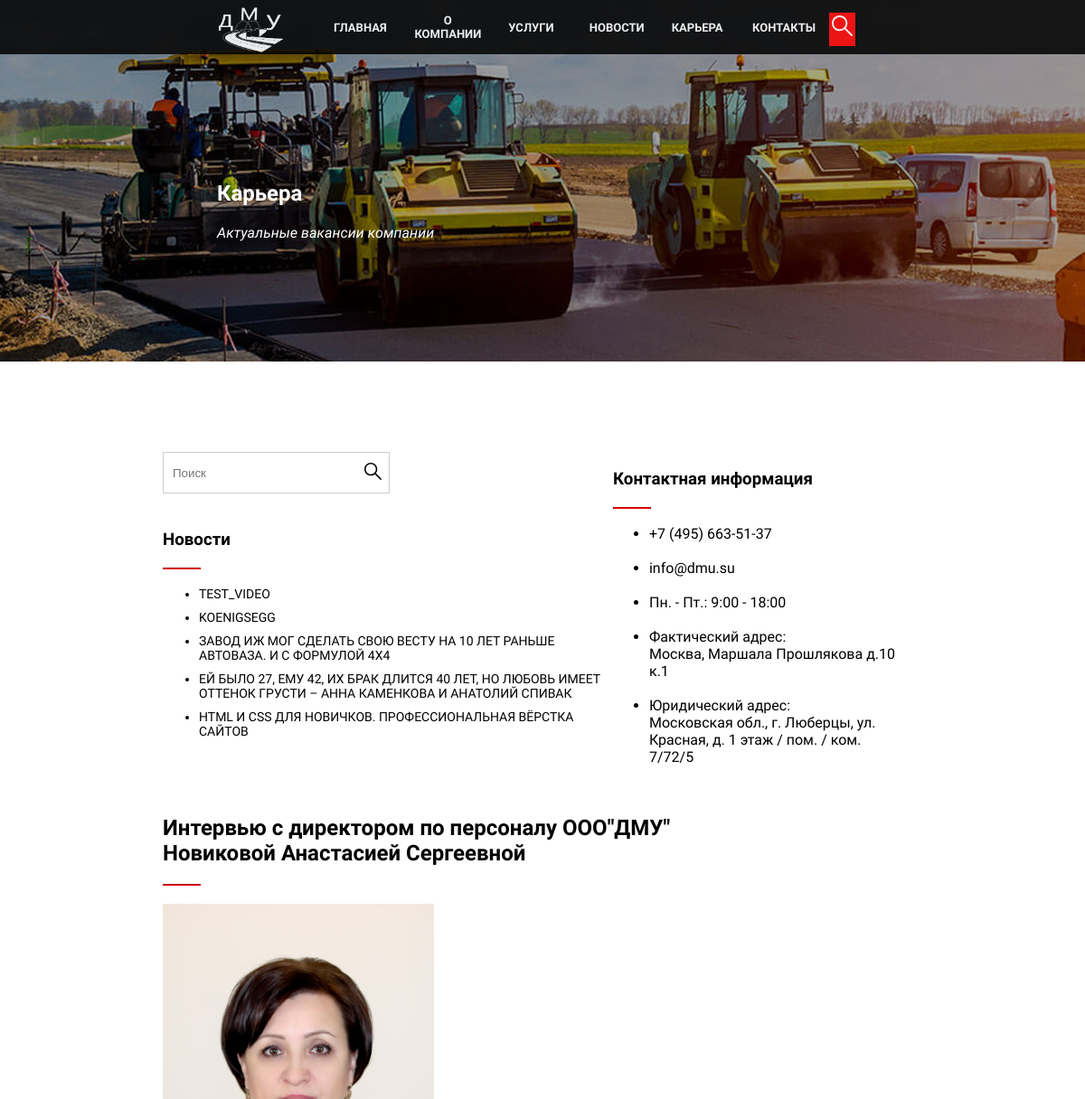
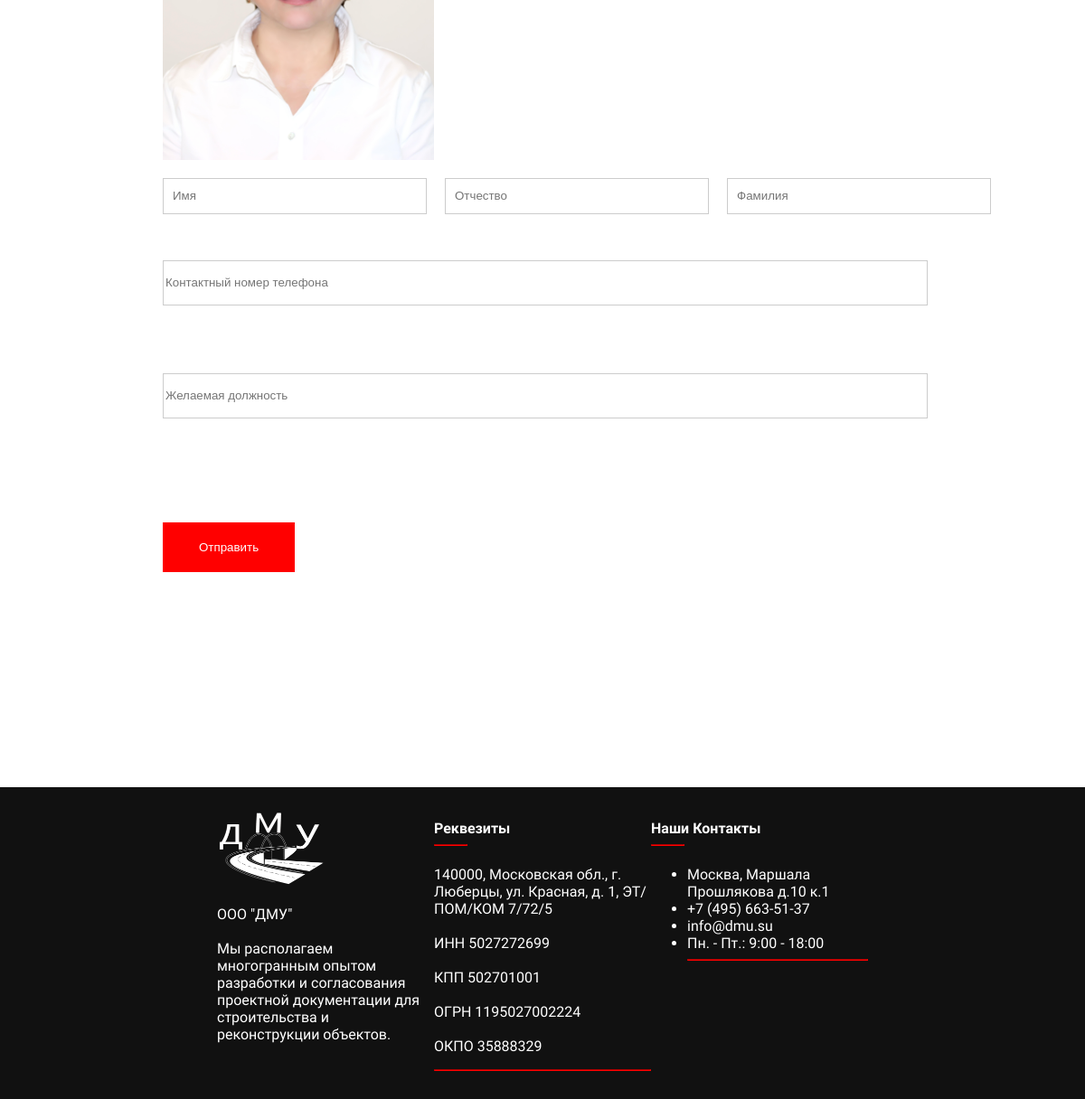
Page /career on the committed database (2 pictures, top to bottom).
### DMU/apps/main/models.py (models this page shows, shortened)
class New(models.Model):
	title = models.CharField('Title of New', max_length = 150)
	text = models.TextField('Text')
	image = models.ImageField('MAIN PHOTO', blank=True, upload_to="images/")
	video = models.FileField('VIDEO 3', upload_to='videos/', null=True, blank=True)
	text2 = models.TextField('Text 2', blank=True)
	image2 = models.ImageField('ADDITIOANL PHOTO', blank=True, upload_to="images/")
	video2 = models.FileField('VIDEO 2', upload_to='videos/', null=True, blank=True)
	text3 = models.TextField('Text 3', blank=True)
	image3 = models.ImageField('ADDITIOANL PHOTO 2', blank=True, upload_to="images/")
	video3 = models.FileField('VIDEO 3', upload_to='videos/', null=True, blank=True)
	text4 = models.TextField('Text 4', blank=True)
	pub_date = models.DateTimeField('Date of publish', default=timezone.now())

### DMU/apps/main/views.py (the view)
# urls.py: path('career', views.career, name='career'),
def career(request):
	if request.method == 'POST':
		data = json.loads(request.body)
		dic = {
			'Форма': 'Резюме',
			'Имя': data.get('name', None),
			'Отчество': data.get('patronymic', None),
			'Фамилия': data.get('surname', None),
			'Телефон': data.get('phone', None),
			'Желаемая должность': data.get('careerObjective', None)
		}
		NOT_DANGER = True
		for key in dic:
			if ">" in key or "<" in key or "WHERE" in key or "UNION" in key:
				NOT_DANGER = False
		if NOT_DANGER:
			PostCareer.objects.create(
				name = dic['Имя'],
				patronymic = dic['Отчество'],
				surname = dic['Фамилия'],
				phone = dic['Телефон'],
				message = dic['Желаемая должность']
			)
			additional.telegram(dic)
			additional.send_mail(dic)
		else:
			pass
		return render(request, 'main/contacts.html')
	elif request.method == 'GET':
		latest_news_list = New.objects.order_by('-pub_date')[:5]
		return render(request, 'main/career.html', {'latest_news_list': latest_news_list})

### DMU/templates/main/career.html (shortened to what this page needs)
{% extends 'index.html' %}
{% load static %}
{% block head %}
<head>
    <link rel="stylesheet" href="{% static 'styles/HeaderAndFooterModule.css' %}">
</head>
{% endblock head %}
{% block content %}
    <section class="intro">
        <div class="main-main-title-of-page">
            <h1 class="title-of-page">Карьера</h1>
            <p class="subtitle">Актуальные вакансии компании</p>
        </div>
    </section>
    <main>
        <section class="info-of-info">
            <aside class="aside">
                <section class="news">
                    <div class="news-block">
                        <label>
                            <form class="search-form">
                                <input type="text" placeholder="Поиск" class="get-search-from-page">
                                <button type="submit" class="btn-search"><img src="{% static 'images/loupeblack.svg' %}" alt="search-logo"
                                        class="search-logo"></button>
                            </form>
                        </label>
                        <h3 class="newstitle">Новости<hr></h3>
                        <ul class="news-list">
                            {% for a in latest_news_list %}
                            <li class="news-link">{{ a.title }}</li>
                            {% endfor %}
                        </ul>
                    </div>
                    <div class="contacts">
                        <h3 class="contact-block">Контактная информация<hr></h3>
                        <ul class="contacts-list">
                            <li class="contacts-list__element">+7 (495) 663-51-37</li><br>
                            <li class="contacts-list__element">info@dmu.su</li><br>
                            <li class="contacts-list__element">Пн. - Пт.: 9:00 - 18:00</li><br>
                            <li class="contacts-list__element">Фактический адрес: <br> Москва, Маршала Прошлякова д.10 к.1</li><br>
                            <li class="contacts-list__element">Юридический адрес: <br> Московская обл., г. Люберцы, ул. Красная, д. 1 этаж / пом. / ком. 7/72/5</li><br>
                        </ul>
                    </div>
                </section>
            </aside>
                <section class="main-and-form">
                    <section class="main-info">
                        <div class="interview">
                            <h2 class="main-info-title">Интервью с директором по персоналу ООО"ДМУ"<br> Новиковой Анастасией Сергеевной<hr></h2>
                            <img src="{% static 'images/unnamed.jpg' %}" width="300" height="auto" alt="portret" class="main_photo">
                        </div>
                    </section>
                    <div class="form__wrapper">
                        <label>
                            <form name="formCareer" class="form">
                                <div class="fio">
                                    <div class="name">
                                        <input type="text" name="input-name" placeholder="Имя" class="name-input" autocomplete="off">
                                    </div>
                                    <div class="father">
                                        <input type="text" name="input-father-name" placeholder="Отчество" class="father-input" autocomplete="off">
                                    </div>
                                    <div class="sername">
                                        <input type="text" name="sername-input" placeholder="Фамилия" class="sername-input" autocomplete="off">
                                    </div>
                                </div>
                                <div class="phone-and-long">
                                    <div class="phone">
                                        <input type="text" name="phone-input" placeholder="Контактный номер телефона" class="phone-input"
                                            autocomplete="off">
                                    </div>
                                    <div class="long">
                                        <input type="text" name="message-input" placeholder="Желаемая должность" class="message-input"
                                            autocomplete="off">
                                    </div>
                                </div>
                                <button type="submit" class="btn-submit">Отправить</button>
                            </form>
                        </label>
                    </div>
                </section>
        </section>
    </main>
{% endblock content %}

### DMU/static/styles/HeaderAndFooterModule.css (style rules this page uses)
body { margin: 0; font-family: 'Roboto'; }
html { scroll-behavior: smooth; }

### rows in the picture
New: title "TEST_VIDEO"
New: title "KOENIGSEGG"
New: title "ЗАВОД ИЖ МОГ СДЕЛАТЬ СВОЮ ВЕСТУ НА 10 ЛЕТ РАНЬШЕ АВТОВАЗА. И С ФОРМУЛОЙ 4X4"
New: title "ЕЙ БЫЛО 27, ЕМУ 42, ИХ БРАК ДЛИТСЯ 40 ЛЕТ, НО ЛЮБОВЬ ИМЕЕТ ОТТЕНОК ГРУСТИ – АННА КАМЕНКОВА И АНАТОЛИЙ СПИВАК"
New: title "HTML И CSS ДЛЯ НОВИЧКОВ. ПРОФЕССИОНАЛЬНАЯ ВЁРСТКА САЙТОВ"
